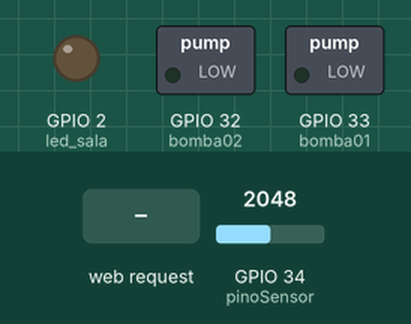
Simulated run of this sketch. Board: ESP32. On the bench: switched loads named in the sketch (green lamp = pin HIGH), output pins drawn as LEDs (lit = HIGH). Inputs (shaded band) come from the test bench; at power-on: GPIO 34 (pinoSensor) = 2048. WiFi joins after 1.5 s; servers stay silent unless stated; what the sketch prints to the serial monitor is not drawn.

Above: at 2.7 s.
2.8 s: HTTP request GET /bomba01/on received
At 4.0 s:
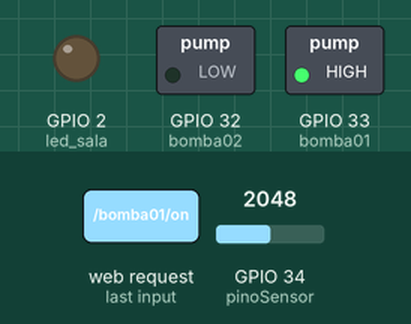
4.3 s: HTTP request GET /led_sala/on received
At 5.3 s:
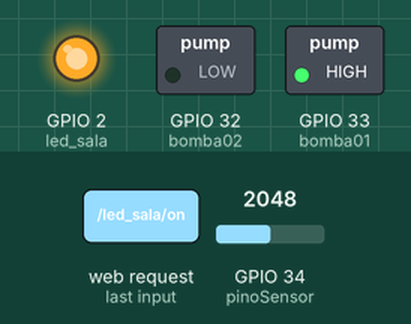
5.8 s: HTTP request GET /bomba01/off received
At 6.4 s:
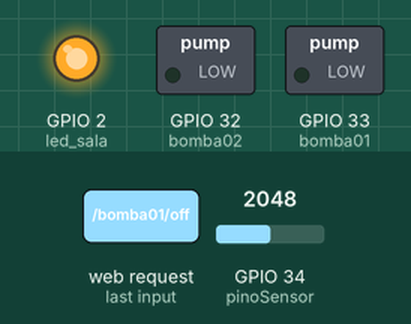
7.3 s: HTTP request GET /bomba02/on received
At 8.5 s:
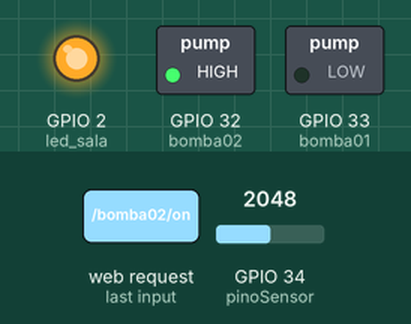
8.8 s: HTTP request GET /led_sala/off received
At 10.0 s:
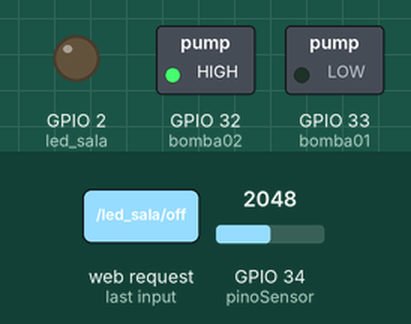
10.3 s: HTTP request GET /bomba02/off received
At 11.1 s:
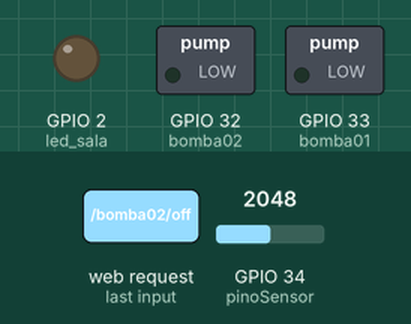
Timing chart, 0 to 12.8 s (numbered marks = the images above; inputs shaded):
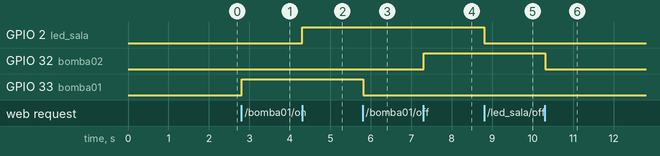

The sketch:

SEMB2.ino.ino
```cpp
// Load Wi-Fi library        //controle e acesso remoto
#include <WiFi.h>

// Replace with your network credentials
const char* ssid = "SEMB2";
const char* pass = "12345678";

// Set web server port number to 80
WiFiServer server(80);

const int pinoSensor = 34; //PINO UTILIZADO PELO SENSOR
float valorLido; //VARIÁVEL QUE ARMAZENA O PERCENTUAL DE UMIDADE DO SOLO

float analogSoloSeco = 3350; //VALOR MEDIDO COM O SOLO SECO (VOCÊ PODE FAZER TESTES E AJUSTAR ESTE VALOR)
float analogSoloMolhado = 1540; //VALOR MEDIDO COM O SOLO MOLHADO (VOCÊ PODE FAZER TESTES E AJUSTAR ESTE VALOR)
float percSoloSeco = 0; //MENOR PERCENTUAL DO SOLO SECO (0% - NÃO ALTERAR)
float percSoloMolhado = 100; //MAIOR PERCENTUAL DO SOLO MOLHADO (100% - NÃO ALTERAR)

// Variable to store the HTTP request
String header;

// Auxiliar variables to store the current output state
String bomba01estado = "DESLIGADA";
String bomba02estado = "DESLIGADA";
String led_salaestado = "DESLIGADA";

// Assign output variables to GPIO pins
const int bomba01 = 33; //33
const int bomba02 = 32;
const int led_sala = 2;

// Current time
unsigned long currentTime = millis();
// Previous time
unsigned long previousTime = 0;
// Define timeout time in milliseconds (example: 2000ms = 2s)
const long timeoutTime = 2000;

#include "pagina.h"

void setup() {
  Serial.begin(115200);
  pinMode(bomba01, OUTPUT);
  pinMode(bomba02, OUTPUT);
  pinMode(led_sala, OUTPUT);

  digitalWrite(bomba01, LOW);
  digitalWrite(bomba02, LOW);
  digitalWrite(led_sala, LOW);

  // Connect to Wi-Fi network with SSID and password
  Serial.print("Connecting to ");
  Serial.println(ssid);
  WiFi.begin(ssid, pass);
  while (WiFi.status() != WL_CONNECTED) {
    delay(500);
    Serial.print(".");
  }
  // Print local IP address and start web server
  Serial.println("");
  Serial.println("WiFi connected.");
  Serial.println("IP address: ");
  Serial.println(WiFi.localIP());
  server.begin();
}

void loop(){

  Serial.println("IP address: ");
  Serial.println(WiFi.localIP());

  valorLido = constrain(analogRead(pinoSensor),analogSoloMolhado,analogSoloSeco); //MANTÉM valorLido DENTRO DO INTERVALO (ENTRE analogSoloMolhado E analogSoloSeco)
  valorLido = map(valorLido,analogSoloMolhado,analogSoloSeco,percSoloMolhado,percSoloSeco); //EXECUTA A FUNÇÃO "map" DE ACORDO COM OS PARÂMETROS PASSADOS

  WiFiClient client = server.available();   // Listen for incoming clients

  if (client) {                             // If a new client connects,
    currentTime = millis();
    previousTime = currentTime;
    Serial.println("New Client.");          // print a message out in the serial port
    String currentLine = "";                // make a String to hold incoming data from the client
    while (client.connected() && currentTime - previousTime <= timeoutTime) {  // loop while the client's connected
      currentTime = millis();
      if (client.available()) {             // if there's bytes to read from the client,
        char c = client.read();             // read a byte, then
        Serial.write(c);                    // print it out the serial monitor
        header += c;
        if (c == '\n') {                    // if the byte is a newline character
          // if the current line is blank, you got two newline characters in a row.
          // that's the end of the client HTTP request, so send a response:
          if (currentLine.length() == 0) {
            // HTTP headers always start with a response code (e.g. HTTP/1.1 200 OK)
            // and a content-type so the client knows what's coming, then a blank line:
            client.println("HTTP/1.1 200 OK");
            client.println("Content-type:text/html");
            client.println("Connection: close");
            client.println();

            // turns the GPIOs on and off
            if (header.indexOf("GET /bomba01/on") >= 0) {
              Serial.println("bomba 01 ligada");
              bomba01estado = "LIGADA";
              digitalWrite(bomba01, HIGH);
            } else if (header.indexOf("GET /bomba01/off") >= 0) {
              Serial.println("bomba 01 desligada");
              bomba01estado = "DESLIGADA";
              digitalWrite(bomba01, LOW);
            }
            if (header.indexOf("GET /bomba02/on") >= 0) {
              Serial.println("bomba 02 ligada");
              bomba02estado = "LIGADA";
              digitalWrite(bomba02, HIGH);
            } else if (header.indexOf("GET /bomba02/off") >= 0) {
              Serial.println("bomba 02 desligada");
              bomba02estado = "DESLIGADA";
              digitalWrite(bomba02, LOW);
            }
            if (header.indexOf("GET /led_sala/on") >= 0) {
              Serial.println("led_sala ligada");
              led_salaestado = "LIGADA";
              digitalWrite(led_sala, HIGH);
            } else if (header.indexOf("GET /led_sala/off") >= 0) {
              Serial.println("led_sala desligada");
              led_salaestado = "DESLIGADA";
              digitalWrite(led_sala, LOW);
            }

            client.println(pagina);

            // Display current state, and ON/OFF buttons for GPIO 26
            client.println("<p>Bomba 1 " + bomba01estado + "</p>");
            // If the output26State is off, it displays the ON button
            if (bomba01estado=="DESLIGADA") {
              client.println("<p><a href=\"/bomba01/on\"><button class=\"button\">Ligar</button></a></p>");
            } else {
              client.println("<p><a href=\"/bomba01/off\"><button class=\"button button2\">Desligar</button></a></p>");
            }

            client.println("<p>Bomba 2 " + bomba02estado + "</p>");
            // If the output26State is off, it displays the ON button
            if (bomba02estado=="DESLIGADA") {
              client.println("<p><a href=\"/bomba02/on\"><button class=\"button\">Ligar</button></a></p>");
            } else {
              client.println("<p><a href=\"/bomba02/off\"><button class=\"button button2\">Desligar</button></a></p>");
            }

            client.println("<p>Iluminação " + led_salaestado + "</p>");
            // If the output26State is off, it displays the ON button
            if (led_salaestado=="DESLIGADA") {
              client.println("<p><a href=\"/led_sala/on\"><button class=\"button\">Ligar</button></a></p>");
            } else {
              client.println("<p><a href=\"/led_sala/off\"><button class=\"button button2\">Desligar</button></a></p>");
            }


            client.println("<p><h2>A umidade do solo está em:");
            client.println(valorLido);
            client.println("%</h2></p>");
            client.println(rodape);

            // The HTTP response ends with another blank line
            client.println();
            // Break out of the while loop
            break;
          } else { // if you got a newline, then clear currentLine
            currentLine = "";
          }
        } else if (c != '\r') {  // if you got anything else but a carriage return character,
          currentLine += c;      // add it to the end of the currentLine
        }
      }
    }
    // Clear the header variable
    header = "";
    // Close the connection
    client.stop();
    Serial.println("Client disconnected.");
    Serial.println("");
    }
  }
```

pagina.h
```cpp
const char pagina[] = R"=====(<!DOCTYPE html>
<html lang="pt-BR">
<head>
    <meta charset="UTF-8">
    <meta http-equiv="refresh" content="3">
    <meta name="viewport" content="width=device-width, initial-scale=1.0">
    <title>OnTime Supervisório</title>
    <link rel="preconnect" href="https://fonts.googleapis.com">
    <link rel="preconnect" href="https://fonts.gstatic.com" crossorigin>
    <link href="https://fonts.googleapis.com/css2?family=Roboto+Slab:wght@100;700&display=swap" rel="stylesheet">

    <style>
        html {
            font-family: Helvetica;
            display: inline-block;
            margin: 0px auto;
            text-align: center;
        }
        html{
            background: CornflowerBlue;
        }
        .button {
            background-color: #4CAF50;
            border: none;
            color: white;
            padding: 16px 40px;
            text-decoration: none;
            font-size: 30px;
            margin: 2px;
            cursor: pointer;
        }
        .buttonatt {
            background-color: #DAA520;
            border: none;
            color: white;
            padding: 16px 40px;
            text-decoration: none;
            font-size: 30px;
            margin: 2px;
            cursor: pointer;
        }
        .buttonauto {
            background-color: #00008B ;
            border: none;
            color: white;
            padding: 16px 40px;
            text-decoration: none;
            font-size: 30px;
            margin: 2px;
            cursor: pointer;
        }
        .button2 {
            background-color: rgb(85, 85, 85);
        }
        footer{
            background-color: rgb(8, 8, 8);
            color: white;
            width: 100%;
            text-align: center;
            padding: 20px;
        }
    </style>
</head>

<body>
    <h1>Fazenda São Sebastião - Sistema de Automação OnTime</h1>
    <h2>Lavoura de Café - Setor Oeste</h2>
)=====";

const char rodape[] = R"=====(

    <footer>
        IOT SEMB2 - Grupo C
    </footer>
</body>

</html>)=====";
```

Measured:
- after the input at 2.8 s, GPIO 33 (bomba01): LOW → HIGH at once
- after the input at 4.3 s, GPIO 2 (led_sala): LOW → HIGH at once
- after the input at 5.8 s, GPIO 33 (bomba01): HIGH → LOW at once
- after the input at 7.3 s, GPIO 32 (bomba02): LOW → HIGH at once
- after the input at 8.8 s, GPIO 2 (led_sala): HIGH → LOW at once
- after the input at 10.3 s, GPIO 32 (bomba02): HIGH → LOW at once
